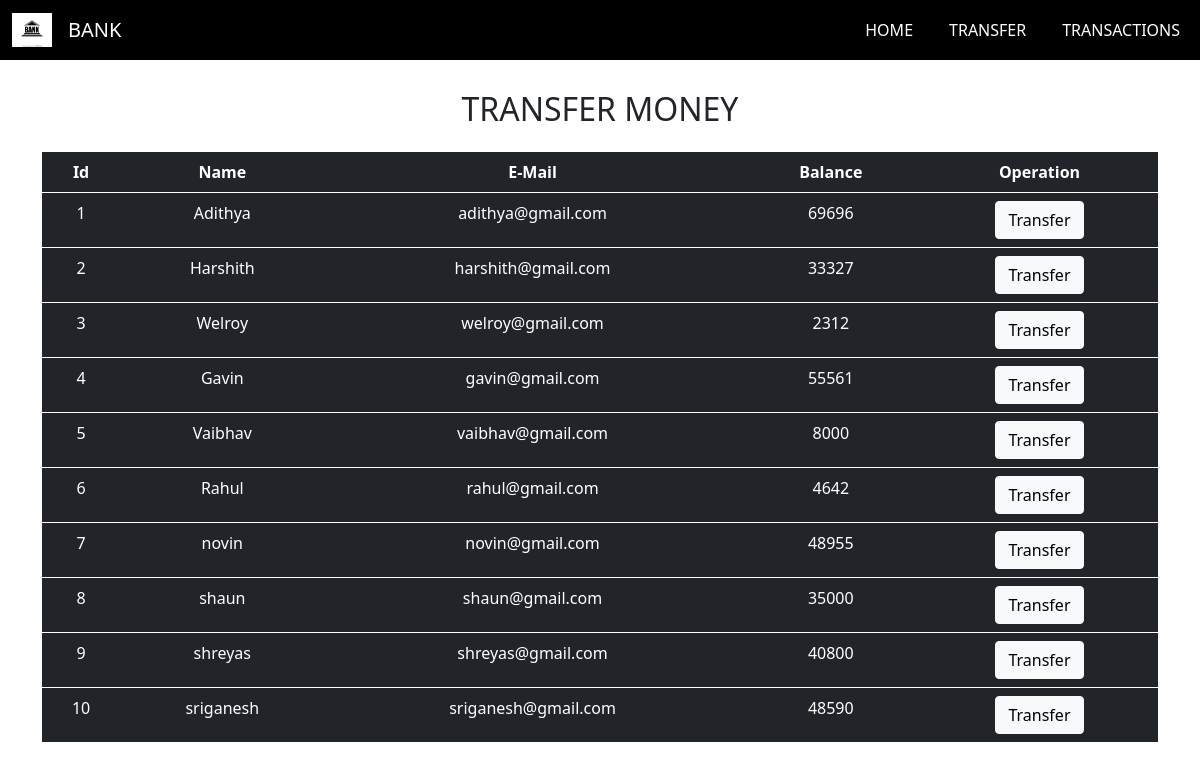
/transfer.php, run on the app's committed database.
### tables this page shows
CREATE TABLE `users` (
  `id` int(3) NOT NULL,
  `name` text NOT NULL,
  `email` varchar(30) NOT NULL,
  `balance` int(8) NOT NULL
);

### transfer.php (the view, shortened to what this page needs)
<?php require_once "pdo.php" ?>
<!DOCTYPE html>
<html lang="en">
  <head>
    <link
      href="https://cdn.jsdelivr.net/npm/bootstrap@5.1.0/dist/css/bootstrap.min.css"
      rel="stylesheet"
    />
    <link rel="stylesheet" href="index.css" />
  </head>
  <body>
  <?php require "nav.php" ?>
    <div class="container">
      <h2 class="text-center text-uppercase mb-4">Transfer Money</h2>
      <div class="table-responsive">
        <table class="table table-dark border-white text-center">
        <thead>
            <tr>
              <th scope="col">Id</th>
              <th scope="col">Name</th>
              <th scope="col">E-Mail</th>
              <th scope="col">Balance</th>
              <th scope="col">Operation</th>
            </tr>
          </thead>
          <?php
          $stmt = $pdo->query("SELECT * FROM users");
          while ($row = $stmt->fetch(PDO::FETCH_ASSOC)) {
          ?>
          <tbody>
          <tr>
          <td scope="row"><?php echo $row['id'] ?></td>
          <td scope="row"><?php echo $row['name'] ?></td>
          <td scope="row"><?php echo $row['email'] ?></td>
          <td scope="row"><?php echo $row['balance'] ?></td>
          <td><a href="transaction.php?id=<?php echo $row['id'];?>"><button type="submit" class="btn btn-light">Transfer</button></a></td>
          </tr>
          </tbody>
          <?php } ?>
        </table>
      </div>
    </div>
  </body>
</html>

### nav.php (shortened to what this page needs)
<!DOCTYPE html>
<html lang="en">
  <head>
    <link
      href="https://cdn.jsdelivr.net/npm/bootstrap@5.1.0/dist/css/bootstrap.min.css"
      rel="stylesheet"
    />
    <link rel="stylesheet" href="index.css" />
  </head>
  <body>
    <nav class="navbar navbar-expand-lg" style="width: 100%;">
      <div class="container-fluid">
        <a class="navbar-brand" href="index.php">
          <img src="images/logo.png" alt="" width="40" height="34" />
        </a>
        <a class="navbar-brand" style="color: white" href="index.php">BANK</a>
        <div class="collapse navbar-collapse" id="navbarSupportedContent">
          <ul class="navbar-nav ms-auto text-center">
            <li class="nav-item">
              <a class="nav-link" href="index.php">Home</a>
            </li>
            <li class="nav-item">
              <a class="nav-link" href="transfer.php">Transfer</a>
            </li>
            <li class="nav-item">
              <a class="nav-link" href="history.php">Transactions</a>
            </li>
          </ul>
        </div>
      </div>
    </nav>
  </body>
</html>

### index.css (style rules this page uses)
* { margin: 0; padding: 0; box-sizing: border-box; }
.navbar { background-color: black; }
.navbar .nav-item a { color: white; text-transform: uppercase; margin-left: 20px; }
.container { margin-top: 30px; }

### data on the page
users: id "1", name "Adithya", email "adithya@gmail.com", balance "69696"
users: id "2", name "Harshith", email "harshith@gmail.com", balance "33327"
users: id "3", name "Welroy", email "welroy@gmail.com", balance "2312"
users: id "4", name "Gavin", email "gavin@gmail.com", balance "55561"
users: id "5", name "Vaibhav", email "vaibhav@gmail.com", balance "8000"
users: id "6", name "Rahul", email "rahul@gmail.com", balance "4642"
users: id "7", name "novin", email "novin@gmail.com", balance "48955"
users: id "8", name "shaun", email "shaun@gmail.com", balance "35000"
users: id "9", name "shreyas", email "shreyas@gmail.com", balance "40800"
users: id "10", name "sriganesh", email "sriganesh@gmail.com", balance "48590"
